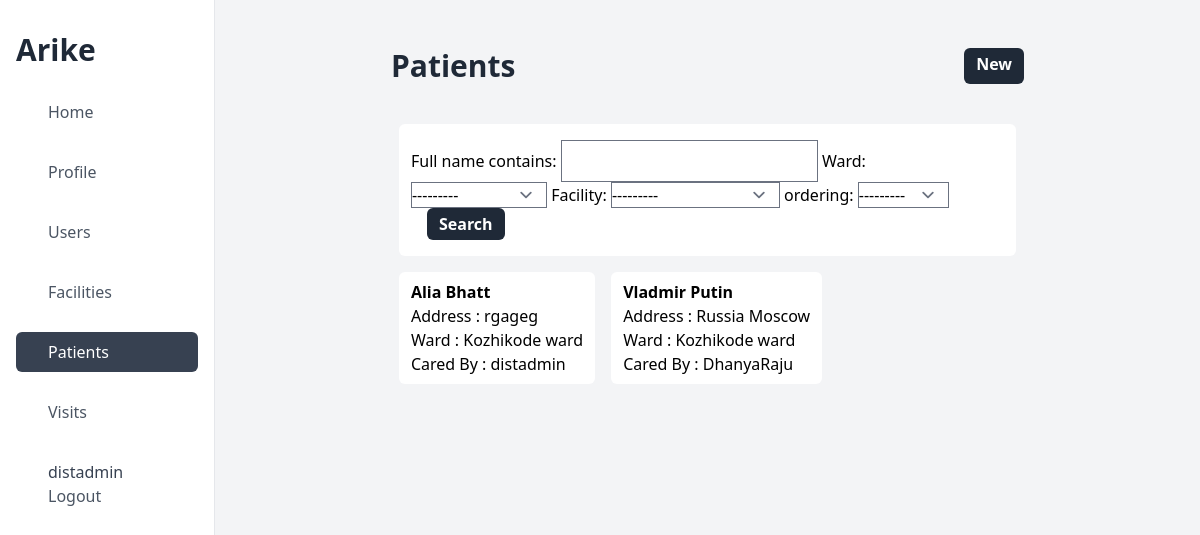
Page /list/patient (signed in) on the earlier database version.
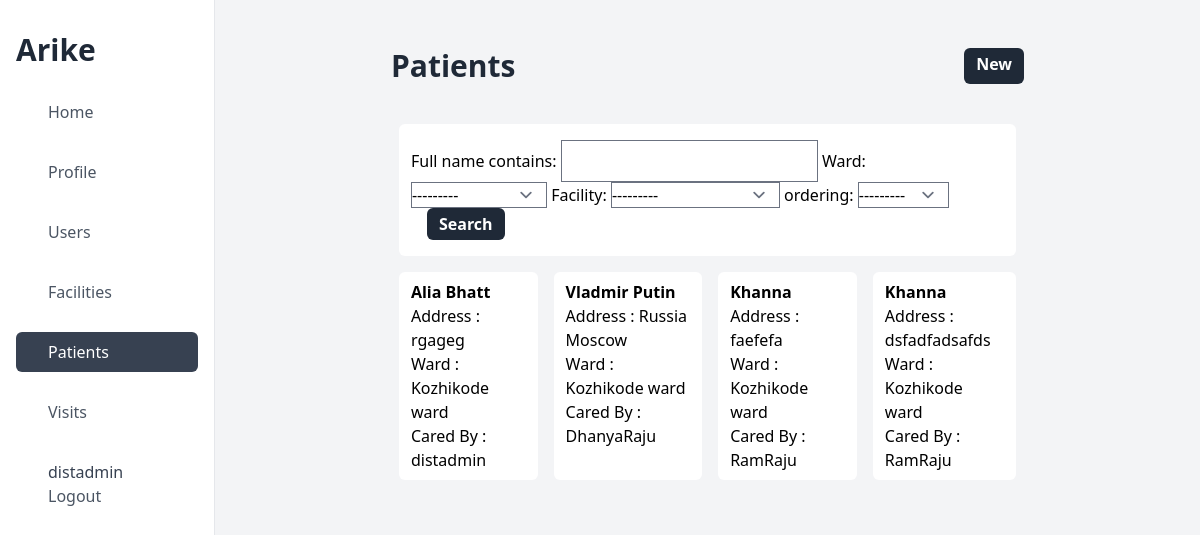
Same page on the later database version.
### apps/models.py (models this page shows, shortened)
class CustomUser(AbstractUser):
    full_name = models.CharField(max_length=150, blank=True)
    role = models.CharField(choices=USER_ROLES, max_length=20, blank=False)
    phone = models.CharField(max_length=14, validators=[phone_number_regex])
    is_verified = models.BooleanField(default=False)
    district = models.ForeignKey(
        District, on_delete=models.PROTECT, blank=True, null=True
    )
    facility = models.ForeignKey(
        Facility, on_delete=models.PROTECT, blank=True, null=True
    )
    schedule_alert_time = models.DateTimeField(null=True)
    created_at = models.DateTimeField(auto_now_add=True)
    updated_at = models.DateTimeField(auto_now=True)
    deleted = models.BooleanField(default=False)

class Patient(models.Model):
    full_name = models.CharField(max_length=150)
    date_of_birth = models.DateField()
    address = models.TextField(default="")
    landmark = models.CharField(max_length=100)
    phone = models.CharField(max_length=14, validators=[phone_number_regex])
    gender = models.CharField(max_length=20, choices=GENDER_CHOICES)
    emergency_phone_number = models.CharField(
        max_length=14, validators=[phone_number_regex]
    )
    expired_time = models.DateTimeField(blank=True, null=True)
    ward = models.ForeignKey(Ward, on_delete=models.PROTECT)
    facility = models.ForeignKey(Facility, on_delete=models.PROTECT, null=True)
    nurse = models.ForeignKey(
        CustomUser, blank=False, on_delete=models.PROTECT, null=True
    )
    created_at = models.DateTimeField(auto_now_add=True)
    updated_at = models.DateTimeField(auto_now=True)
    deleted = models.BooleanField(default=False)

class Ward(models.Model):
    name = models.CharField(max_length=30)
    number = models.CharField(max_length=30)
    lsg = models.ForeignKey(Lsgbody, on_delete=models.PROTECT)
    created_at = models.DateTimeField(auto_now_add=True)
    updated_at = models.DateTimeField(auto_now=True)
    deleted = models.BooleanField(default=False)
    def __str__(self):
        return self.name

### apps/views.py (the view)
# urls.py: path("list/patient", PatientListView.as_view()),
class PatientListView(LoginRequiredMixin, UserPermissionMixin, FilterView):
    permission_required = "District Admin", "Primary Nurse", "Secondary Nurse"
    model = Patient
    template_name = "Patient/list.html"
    context_object_name = "patients"
    filterset_class = PatientFilter
    def get_queryset(self):
        if self.request.user.role == "District Admin":
            patients = Patient.objects.filter(
                deleted=False,
            )
        else:
            patients = Patient.objects.filter(
                deleted=False, facility=self.request.user.facility
            )
        return patients

### apps/Mixin.py (called while the page is built)
    def has_permission(self):
        perms = self.get_permission_required()
        if self.request.user.role in perms:
            return True
        else:
            return False

### apps/models.py (called while the page is built)
    def __str__(self):
        return self.name

### templates/Patient/list.html
{% extends "base_dashboard.html" %}
{% block content %}
    <div class="flex justify-between  my-8">
        <h1 class="text-3xl font-bold text-gray-800">Patients</h1>
        <a class="bg-gray-800 text-white font-bold text-1xl px-3 py-1 rounded-md text-center" href="/create/patient">New</a>
    </div>
    <form class="px-3 py-4 bg-white m-2 rounded-md "method="get">
        {{ filter.form }}
        <button class="bg-gray-800 text-white font-bold text-1xl px-3 py-1 rounded-md text-center mx-4" type="submit">Search</button>
    </form>
    <div id="list_of_users" class="flex wrap">
        {% for patient in patients %}
            <a class="px-3 py-2 bg-white m-2 rounded-md" href="/detail/patient/{{ patient.id }}">
                <p class="font-semibold">{{ patient.full_name }}</p>
                <p>Address : {{ patient.address }}</p>
                <p>Ward : {{ patient.ward }}</p>
                <p>Cared By : {{ patient.nurse }}</p>
            </a>
        {% endfor %}
    </div>
{% endblock content %}

### templates/base_dashboard.html (shortened to what this page needs)
{% load static tailwind_tags %}
<!DOCTYPE html>
<html lang="en">
<head>
    {% tailwind_css %}
    <script src="https://cdn.tailwindcss.com"></script>
</head>
<body>
    <div class="flex">
        <div class="flex flex-col w-64 h-screen px-4 py-8 overflow-y-auto border-r">
        <h2 class="text-3xl font-semibold text-left text-gray-800">Arike</h2>
        <div class="flex flex-col justify-between mt-6">
            <aside>
            <ul>
                <li>
                <a class="flex items-center px-4 py-2 text-gray-600 rounded-md  hover:bg-gray-200 {% if request.path == '/' %} text-white bg-gray-700 {% endif %}" href="/">
                    <span class="mx-4 font-medium">Home</span>
                </a>
                </li>
                <li>
                    <a class="flex items-center px-4 py-2 mt-5 text-gray-600 rounded-md hover:bg-gray-200 {% if '/detail/user/' in request.path %} text-white bg-gray-700 {% endif %}" href="/detail/user/{{ request.user.id }}">
                        <span class="mx-4 font-medium">Profile </span>
                    </a>
                </li>
                {% if request.user.role == "District Admin" %}
                <li>
                <a class="flex items-center px-4 py-2 mt-5 text-gray-600 rounded-md hover:bg-gray-200 {% if '/list/users' in request.path %} text-white bg-gray-700 {% endif %}" href="/list/users">
                    <span class="mx-4 font-medium">Users</span>
                </a>
                </li>
                {% endif %}
                {% if request.user.role == "District Admin" %}
                <li>
                    <a class="flex items-center px-4 py-2 mt-5 text-gray-600 rounded-md hover:bg-gray-200 {% if '/list/facility' in request.path %} text-white bg-gray-700 {% endif %}" href="/list/facility">
                        <span class="mx-4 font-medium">Facilities </span>
                    </a>
                </li>
                {% endif %}
                <li>
                    <a class="flex items-center px-4 py-2 mt-5 text-gray-600 rounded-md hover:bg-gray-200 {% if '/list/patient' in request.path %} text-white bg-gray-700 {% endif %}" href="/list/patient">
                        <span class="mx-4 font-medium">Patients </span>
                    </a>
                </li>
                <li>
                    <a class="flex items-center px-4 py-2 mt-5 text-gray-600 rounded-md hover:bg-gray-200 {% if '/list/visitschedule' in request.path %} text-white bg-gray-700 {% endif %}" href="/list/visitschedule">
                        <span class="mx-4 font-medium">Visits </span>
                    </a>
                </li>
                <li>
                    <a class="flex flex-col items-start px-4 py-2 mt-5 text-gray-600 rounded-md hover:bg-gray-200" href="/logout">
                        <span class="mx-4 text-gray-700 font-medium">{{ request.user }}</span>
                        <span class="mx-4 font-medium">Logout </span>
                    </a>
                </li>
            </ul>
            </aside>
        </div>
        </div>
        <div class="w-screen h-screen p-4  overflow-y-auto bg-gray-100">
        <div class="flex flex-col px-40">
            {% block content %}
            {% endblock content %}
        </div>
    </div>
</body>
</html>

Differences in the rows shown:
added Patient: full_name "Khanna", address "faefefa", ward "Kozhikode ward", nurse "RamRaju"
added Patient: full_name "Khanna", address "dsfadfadsafds", ward "Kozhikode ward", nurse "RamRaju"
